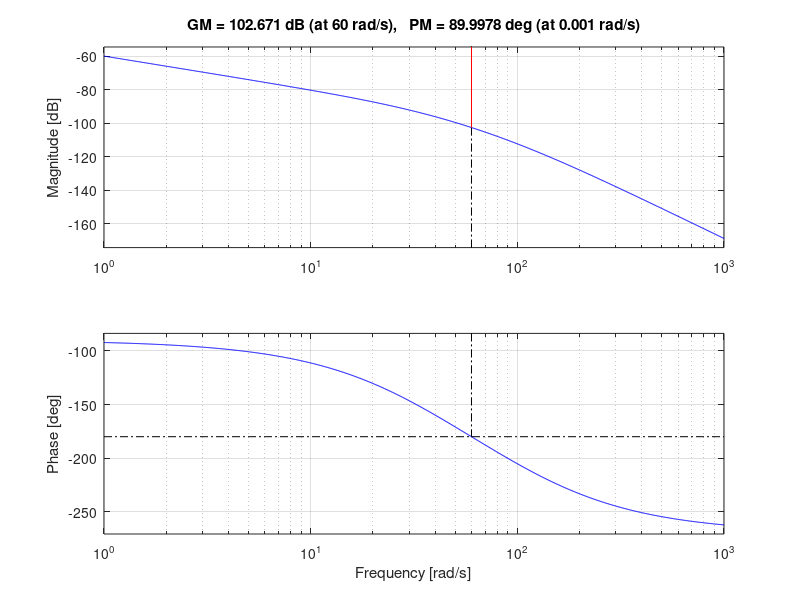
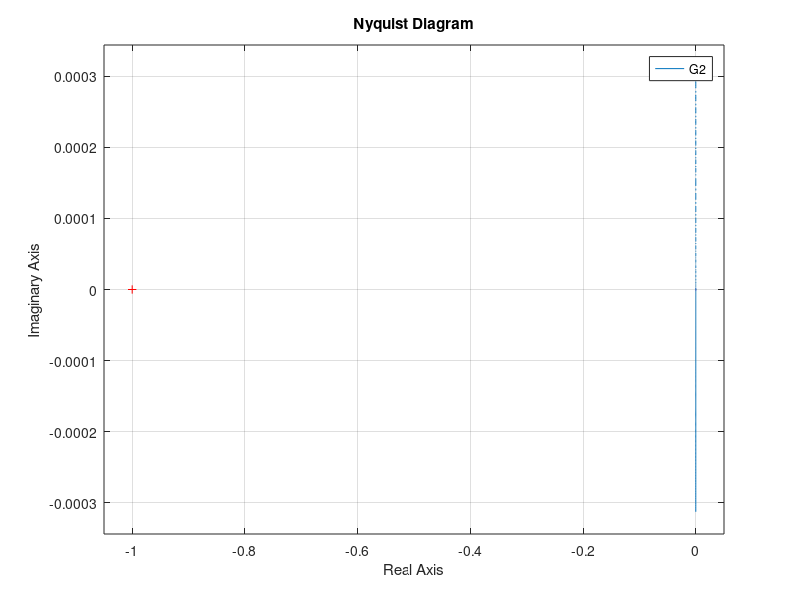

Here is the MATLAB script that generated these plots, in order:
clear all
clc
close all

s = tf('s');
PM=100*0.6
K2=3.6;
% G1=((K/((s+5)*(s+20)*(s+50))))
G2=((K2/(s*(s+100)*(s+36))))

%PM=100*csi
%sys=tf(G)
figure,bode(G2) %LETRA A
margin(G2);
% grid
 figure,nyquist(G2) %LETRA B

%malha fechada agora e fazer
% mf2=feedback(G2,1);
% figure,step(mf2)
